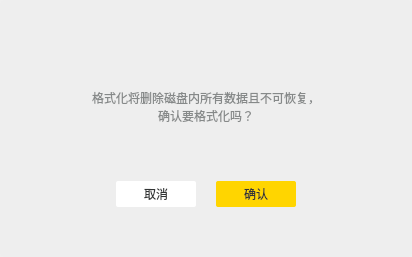
<?xml version="1.0" encoding="UTF-8"?>
<ui version="4.0">
 <class>diskFormatDlg</class>
 <widget class="QDialog" name="diskFormatDlg">
  <property name="geometry">
   <rect>
    <x>0</x>
    <y>0</y>
    <width>412</width>
    <height>257</height>
   </rect>
  </property>
  <property name="windowTitle">
   <string>Dialog</string>
  </property>
  <property name="styleSheet">
   <string notr="true"/>
  </property>
  <layout class="QGridLayout" name="gridLayout">
   <property name="leftMargin">
    <number>0</number>
   </property>
   <property name="topMargin">
    <number>0</number>
   </property>
   <property name="rightMargin">
    <number>0</number>
   </property>
   <property name="bottomMargin">
    <number>0</number>
   </property>
   <item row="0" column="0">
    <widget class="QWidget" name="widget" native="true">
     <property name="styleSheet">
      <string notr="true">#widget{
background-color: #eeeeee;
border-radius:4px;
}
QLabel{
font-family:&quot;微软雅黑&quot;;
font-size:12px;
color:#868989;
line-height:12px;
text-align:right;
}
QPushButton{
font-family:&quot;微软雅黑&quot;;
font-size:12px;
color:#323434;
letter-spacing:0;
line-height:12px;
text-align:center;
}</string>
     </property>
     <layout class="QVBoxLayout" name="verticalLayout">
      <property name="spacing">
       <number>0</number>
      </property>
      <property name="leftMargin">
       <number>0</number>
      </property>
      <property name="topMargin">
       <number>0</number>
      </property>
      <property name="rightMargin">
       <number>0</number>
      </property>
      <property name="bottomMargin">
       <number>50</number>
      </property>
      <item>
       <widget class="dlg_titleWgt" name="titleWidget" native="true">
        <property name="minimumSize">
         <size>
          <width>0</width>
          <height>32</height>
         </size>
        </property>
        <property name="maximumSize">
         <size>
          <width>16777215</width>
          <height>32</height>
         </size>
        </property>
       </widget>
      </item>
      <item>
       <widget class="QLabel" name="label">
        <property name="text">
         <string>格式化将删除磁盘内所有数据且不可恢复，                                                    确认要格式化吗？</string>
        </property>
        <property name="alignment">
         <set>Qt::AlignCenter</set>
        </property>
        <property name="wordWrap">
         <bool>true</bool>
        </property>
       </widget>
      </item>
      <item>
       <layout class="QHBoxLayout" name="horizontalLayout">
        <property name="spacing">
         <number>20</number>
        </property>
        <item>
         <spacer name="horizontalSpacer">
          <property name="orientation">
           <enum>Qt::Horizontal</enum>
          </property>
          <property name="sizeHint" stdset="0">
           <size>
            <width>40</width>
            <height>20</height>
           </size>
          </property>
         </spacer>
        </item>
        <item>
         <widget class="QPushButton" name="cancelBtn">
          <property name="minimumSize">
           <size>
            <width>80</width>
            <height>26</height>
           </size>
          </property>
          <property name="maximumSize">
           <size>
            <width>80</width>
            <height>26</height>
           </size>
          </property>
          <property name="styleSheet">
           <string notr="true">#cancelBtn{
background:#ffffff;
border-radius:2px;
}
#cancelBtn:pressed{
margin:1px;
}
</string>
          </property>
          <property name="text">
           <string>取消</string>
          </property>
         </widget>
        </item>
        <item>
         <widget class="QPushButton" name="confirmBtn">
          <property name="minimumSize">
           <size>
            <width>80</width>
            <height>26</height>
           </size>
          </property>
          <property name="maximumSize">
           <size>
            <width>80</width>
            <height>26</height>
           </size>
          </property>
          <property name="styleSheet">
           <string notr="true">#confirmBtn{
background:#ffd500;
border-radius:2px;
}
#confirmBtn:hover{
margin:1px;
}
</string>
          </property>
          <property name="text">
           <string>确认</string>
          </property>
         </widget>
        </item>
        <item>
         <spacer name="horizontalSpacer_2">
          <property name="orientation">
           <enum>Qt::Horizontal</enum>
          </property>
          <property name="sizeHint" stdset="0">
           <size>
            <width>40</width>
            <height>20</height>
           </size>
          </property>
         </spacer>
        </item>
       </layout>
      </item>
     </layout>
    </widget>
   </item>
  </layout>
 </widget>
 <customwidgets>
  <customwidget>
   <class>dlg_titleWgt</class>
   <extends>QWidget</extends>
   <header>dlg_titlewgt.h</header>
   <container>1</container>
  </customwidget>
 </customwidgets>
 <resources/>
 <connections/>
</ui>
